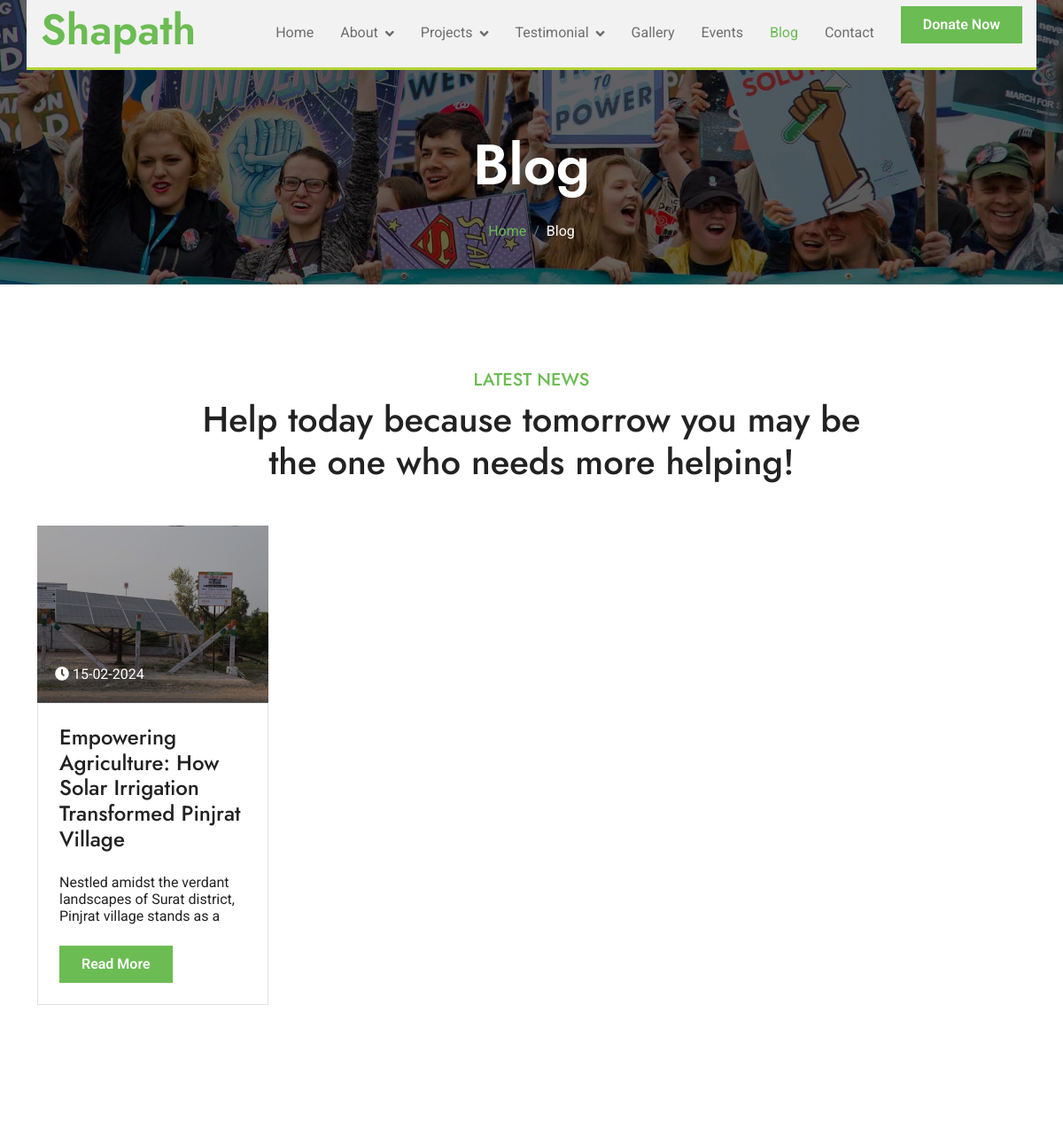
The app's page /index.php/web/activity/blogs (upper part), older data.
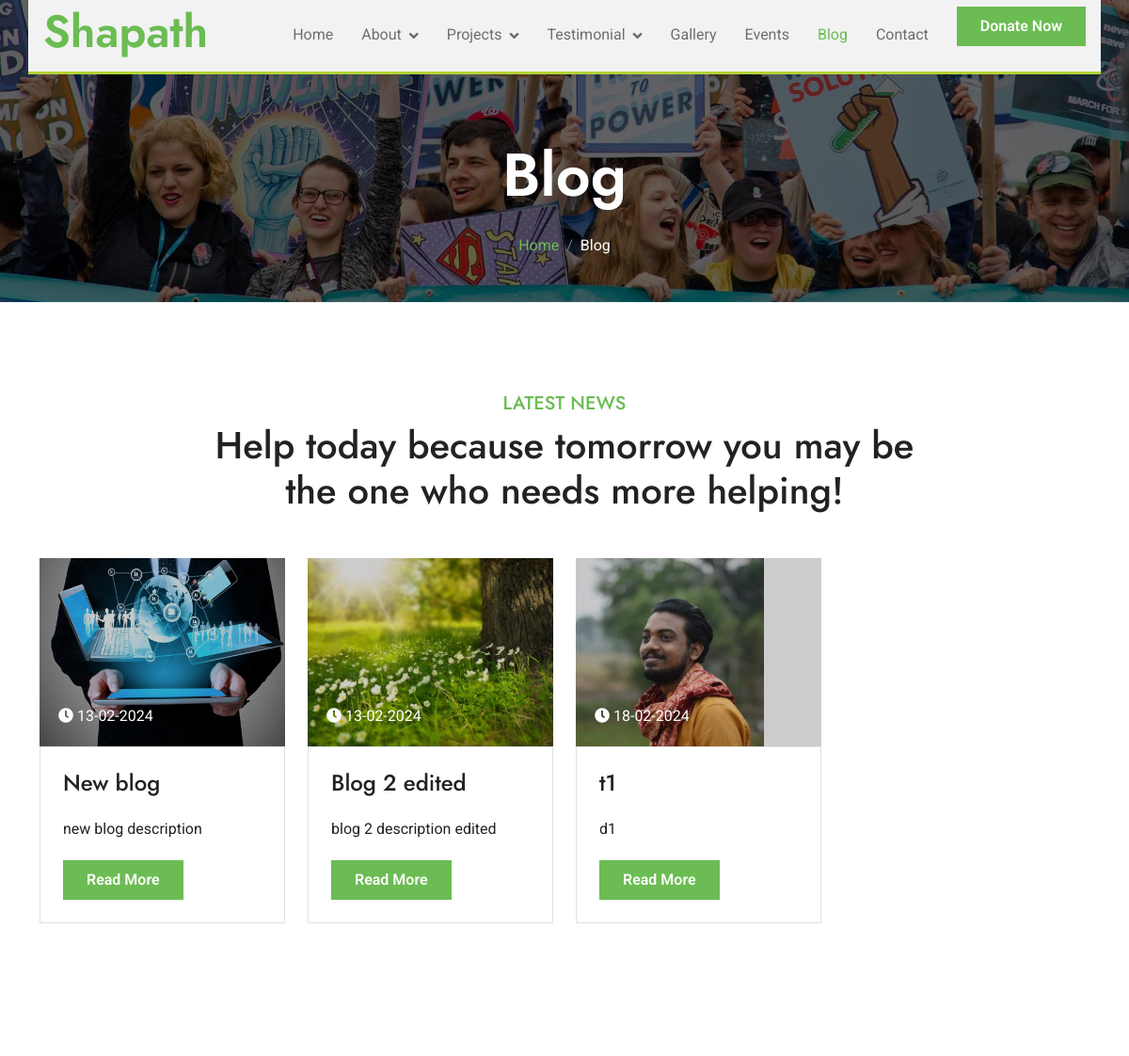
The same page, newer data.
### tables this page shows
CREATE TABLE `blog` (
  `id` int(11) NOT NULL,
  `uid` varchar(255) NOT NULL,
  `title` varchar(255) NOT NULL,
  `description` longtext NOT NULL,
  `description2` varchar(255) DEFAULT NULL,
  `img` varchar(255) NOT NULL,
  `img2` varchar(255) DEFAULT NULL,
  `created_at` datetime NOT NULL DEFAULT current_timestamp(),
  `updated_at` datetime NOT NULL DEFAULT current_timestamp()
);

### application/controllers/Common.php (called while the page is built, shortened)
<?php
class Common extends CI_Controller
{
	public function init_model($model)
	{
		$this->load->model($model);
	}
	public function load_page($page, $data)
	{
		$this->load->view($page, $data['data_page']);
	}
	private function load_headers($data)
	{
		$projects['projects'] = $this->Pages_model->get_all_projects();
		$this->load->view('/' . $data['site'] . '/inc/header_link.php', $data);
		$this->load->view('/' . $data['site'] . '/inc/header.php', $projects, $data);
	}
	private function load_footers($data)
	{
		$this->load->view('/' . $data['site'] . '/inc/footer.php');
		$this->load->view('/' . $data['site'] . '/inc/footer_link.php', $data);
	}
}
?>

### application/controllers/web/Activity.php (called while the page is built, shortened)
<?php
class Activity extends Load
{
    public function blogs()
    {
        $data = PAGE_DATA_WEB;
        $data['data_header']['blogs'] = true;
        $data['data_page']['blogs'] = $this->Pages_model->get_all_blogs();
        $this->load_page('web/blogs.php', $data);
    }
}
?>

### index.php (called while the page is built, shortened)
<?php
require_once BASEPATH.'core/CodeIgniter.php';

### application/models/Pages_model.php (called while the page is built, shortened)
<?php
class Pages_model extends Admin_model
{
    public function get_all_blogs()
    {
        $blogs = $this->db
            ->select('*')
            ->from(TABLE_BLOG)
            ->get();
        $blogs = $blogs->result_array();
        return !empty($blogs) ? $blogs : [];
    }
}

### application/views/web/blogs.php (the view, shortened to what this page needs)
<div class="container-fluid bg-breadcrumb">
    <div class="container text-center py-5" style="max-width: 900px;">
        <h3 class="text-white display-3 mb-4">Blog</h1>
            <ol class="breadcrumb justify-content-center mb-0">
                <li class="breadcrumb-item"><a href="index.php">Home</a></li>
                <li class="breadcrumb-item active text-white">Blog</li>
            </ol>
    </div>
</div>
<div class="container-fluid blog py-5 mb-5">
    <div class="container py-5">
        <div class="text-center mx-auto pb-5" style="max-width: 800px;">
            <h5 class="text-uppercase text-primary">Latest News</h5>
            <h1 class="mb-0">Help today because tomorrow you may be the one who needs more helping!
            </h1>
        </div>
        <div class="row g-4">
        <?php foreach($blogs as $blog){?>
            <div class="col-lg-6 col-xl-3">
                <div class="blog-item">
                    <div class="blog-img">
                        <img src="<?php echo base_url($blog['img']) ?>" class="img-fluid  image_size" alt="Square Image" style="height: 200px; object-fit: cover; ">
                        <div class="blog-info">
                            <span><i class="fa fa-clock"></i> <?php $dateTime = new DateTime($blog['created_at']); $dateOnly = $dateTime->format('d-m-Y'); echo $dateOnly?></span>
                        </div>
                    </div>
                    <div class="text-dark border p-4 ">
                        <h4 class="mb-4"><?php echo $blog['title']?></h4>
                        <p class="mb-4" style="overflow: hidden; text-overflow: ellipsis; white-space: normal; line-height: 1.2em; /* Adjust line height as needed */ max-height: 3.6em;"><?php echo $blog['description']?></p>
                        <a class="btn-hover-bg btn btn-primary text-white py-2 px-4" href="<?php echo base_url('web/Activity/blog?blog_id='.$blog['uid'])?>">Read More</a>
                    </div>
                </div>
            </div>
            <?php }?>
        </div>
    </div>
</div>

Row changes from the older to the newer data that the page shows:
removed blog: created_at "15-02-2024", title "Empowering Agriculture: How Solar Irrigation Transformed Pinjrat Village", description "Nestled amidst the verdant landscapes of Surat district, Pinjrat village stands as a…"
added blog: created_at "13-02-2024", title "New blog", description "new blog description"
added blog: created_at "13-02-2024", title "Blog 2 edited", description "blog 2 description edited"
added blog: img (picture), created_at "18-02-2024", title "t1", description "d1"
